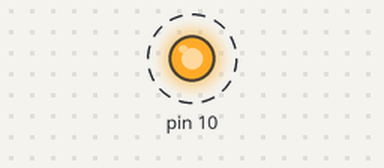
Recording of a sketch running on a simulated Arduino Uno, built with avr-gcc and run on an emulated ATmega328P. On the bench: output pins drawn as LEDs (lit = HIGH). Dashed ring = blinking.

Above: at 0.15 s.
Timing chart, 0 to 3.0 s (numbered marks = the images above):
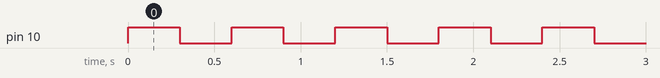

The sketch:

program.ino
```cpp
// Blinking externel LED connected to pin 10
void setup() {
  // put your setup code here, to run once:

  pinMode(10, OUTPUT);

}

void loop() {
  // put your main code here, to run repeatedly:

  // LED ON
  digitalWrite(10, HIGH);

  // 300 milliseconds delay
  delay(300);

  // LED OFF
  digitalWrite(10, LOW);

  // 300 milliseconds delay
  delay(300);

}

// Simulate this project Here :  https://wokwi.com/arduino/projects/308418175160025664
```

Measured:
- by itself, pin 10: alternates HIGH for 0.30 s and LOW for 0.30 s
